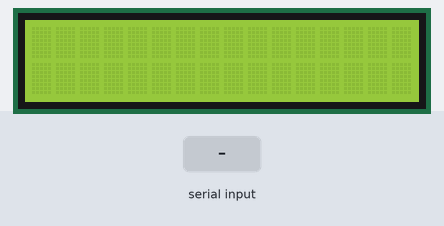
Recording of a sketch running on a simulated Arduino Uno, built with avr-gcc and run on an emulated ATmega328P. Parts: 16×2 character LCD. The inputs (shaded band) are chosen by the test bench. The local clock reads 2024-03-15 10:24:30 at power-on unless the sketch sets it; what the sketch prints to the serial monitor is not drawn.

Above: at 1.2 s.
1.3 s: "r" received over Serial
At 2.5 s:
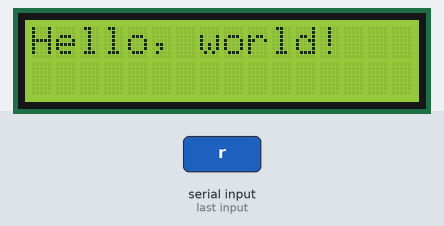
2.8 s: "b" received over Serial
At 3.3 s:
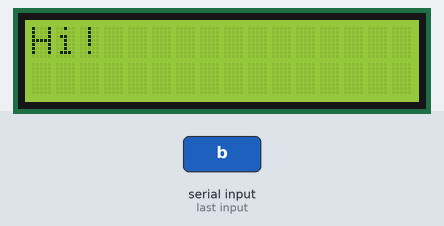
Timing chart, 0 to 5.8 s (numbered marks = the images above; inputs shaded):
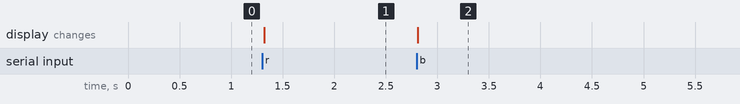

The sketch:

sketch_nov09a.ino
```cpp
#include <LiquidCrystal_I2C.h>
#include <DS1302.h>
#include <Wire.h>

// Set the LCD address to 0x27 for a 16 chars and 2 line display
LiquidCrystal_I2C lcd(0x27, 16, 2);
//Setup rtc to pin number 2,3 and 4
DS1302 rtc(2, 3, 4);
void setup()
{
  lcd.begin();                //Activate LCD

  rtc.halt(false);           // Activate RTC module
  rtc.writeProtect(false);

  Serial.begin(9600);       //start serial communication @9600 bps
  }

void loop(){
  Serial.print("Time"); // wysyła napis time
  Serial.print(",");            //znak stopu
  Serial.print(rtc.getTimeStr());   //wysyła godzine
  Serial.print("."); // znak stopu

 char val = Serial.read();
    if(val == 'r'){       //if r receive
        lcd.clear();
        lcd.backlight();
        lcd.print("Hello, world!");
      }
    if(val == 'b'){       //if b received
      lcd.clear();
      lcd.backlight();
      lcd.print("Hi!");
      }
      if(val == 'c'){       //if c received
      lcd.clear();
      lcd.backlight();
      lcd.print(rtc.getTimeStr());
      }
}
```

Measured:
- after the input at 1.3 s, the display: changes at once (image 1)
- after the input at 2.8 s, the display: changes at once (image 2)
